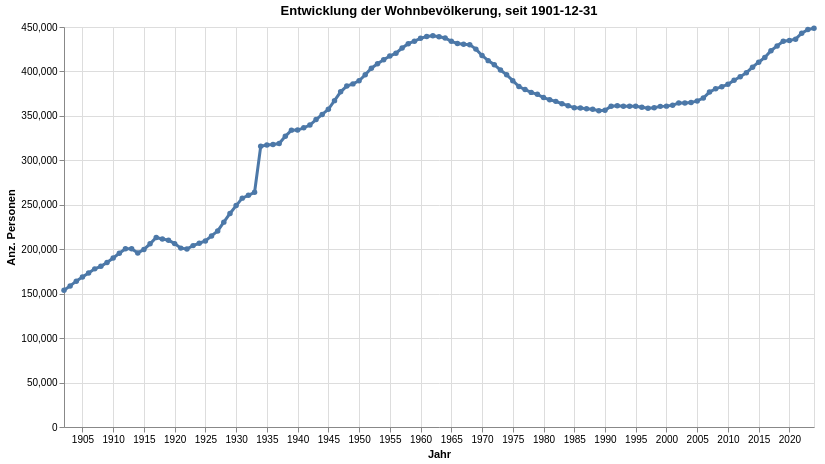

Here is the notebook cell this chart was saved with:
### Code cell
grafik1 = mypy_dv.plot_altair_multiline_highlight(
    data = myAgg1.reset_index()
    ,x = 'StichtagDatJahr:T'
    ,y = 'sum_WBev:Q'
    ,x_beschriftung = 'Jahr'
    , y_beschriftung = 'Anz. Personen'
    #,category = "KreisLang:N"
    #,category_beschriftung= 'Legende:'
    ,warning_status = "ignore" #always or ignore
    ,myTitle="Entwicklung der Wohnbevölkerung, seit "+data_min_date
)
grafik1

### Figure 1 — Vega-Lite specification as saved in the notebook (floating-point values rounded to 4 significant figures)
{"config": {"view": {"continuousWidth": 300, "continuousHeight": 300}}, "layer": [{"mark": {"type": "circle"}, "encoding": {"opacity": {"value": 1.3}, "tooltip": [{"field": "StichtagDatJahr", "type": "temporal"}, {"field": "sum_WBev", "type": "quantitative"}], "x": {"axis": {"title": "Jahr"}, "field": "StichtagDatJahr", "type": "temporal"}, "y": {"axis": {"title": "Anz. Personen"}, "field": "sum_WBev", "type": "quantitative"}}, "name": "view_1", "title": "Entwicklung der Wohnbevölkerung, seit 1901-12-31"}, {"mark": {"type": "line"}, "encoding": {"size": {"condition": {"test": {"not": {"param": "param_1"}}, "value": 1.2}, "value": 3}, "tooltip": [{"field": "StichtagDatJahr", "type": "temporal"}, {"field": "sum_WBev", "type": "quantitative"}], "x": {"axis": {"title": "Jahr"}, "field": "StichtagDatJahr", "type": "temporal"}, "y": {"axis": {"title": "Anz. Personen"}, "field": "sum_WBev", "type": "quantitative"}}, "title": "Entwicklung der Wohnbevölkerung, seit 1901-12-31"}], "data": {"name": "data-071bf2670204a3faf740bb8e2035d9e6"}, "height": 400, "params": [{"name": "param_1", "select": {"type": "point", "fields": [""], "nearest": true, "on": "pointerover"}, "views": ["view_1"]}], "width": 750, "$schema": "https://vega.github.io/schema/vega-lite/v5.8.0.json", "datasets": {"data-071bf2670204a3faf740bb8e2035d9e6": [{"StichtagDatJahr": "1902-01-01T00:00:00", "sum_WBev": 153741}, {"StichtagDatJahr": "1903-01-01T00:00:00", "sum_WBev": 158719}, {"StichtagDatJahr": "1904-01-01T00:00:00", "sum_WBev": 164060}, {"StichtagDatJahr": "1905-01-01T00:00:00", "sum_WBev": 168877}, {"StichtagDatJahr": "1906-01-01T00:00:00", "sum_WBev": 173283}, {"StichtagDatJahr": "1907-01-01T00:00:00", "sum_WBev": 177899}, {"StichtagDatJahr": "1908-01-01T00:00:00", "sum_WBev": 180722}, {"StichtagDatJahr": "1909-01-01T00:00:00", "sum_WBev": 185041}, {"StichtagDatJahr": "1910-01-01T00:00:00", "sum_WBev": 190092}, {"StichtagDatJahr": "1911-01-01T00:00:00", "sum_WBev": 195525}, {"StichtagDatJahr": "1912-01-01T00:00:00", "sum_WBev": 200462}, {"StichtagDatJahr": "1913-01-01T00:00:00", "sum_WBev": 200632}, {"StichtagDatJahr": "1914-01-01T00:00:00", "sum_WBev": 195867}, {"StichtagDatJahr": "1915-01-01T00:00:00", "sum_WBev": 199726}, {"StichtagDatJahr": "1916-01-01T00:00:00", "sum_WBev": 206073}, {"StichtagDatJahr": "1917-01-01T00:00:00", "sum_WBev": 213193}, {"StichtagDatJahr": "1918-01-01T00:00:00", "sum_WBev": 211421}, {"StichtagDatJahr": "1919-01-01T00:00:00", "sum_WBev": 210151}, {"StichtagDatJahr": "1920-01-01T00:00:00", "sum_WBev": 206299}, {"StichtagDatJahr": "1921-01-01T00:00:00", "sum_WBev": 201242}, {"StichtagDatJahr": "1922-01-01T00:00:00", "sum_WBev": 200289}, {"StichtagDatJahr": "1923-01-01T00:00:00", "sum_WBev": 204049}, {"StichtagDatJahr": "1924-01-01T00:00:00", "sum_WBev": 206719}, {"StichtagDatJahr": "1925-01-01T00:00:00", "sum_WBev": 209327}, {"StichtagDatJahr": "1926-01-01T00:00:00", "sum_WBev": 214959}, {"StichtagDatJahr": "1927-01-01T00:00:00", "sum_WBev": 220613}, {"StichtagDatJahr": "1928-01-01T00:00:00", "sum_WBev": 230476}, {"StichtagDatJahr": "1929-01-01T00:00:00", "sum_WBev": 240202}, {"StichtagDatJahr": "1930-01-01T00:00:00", "sum_WBev": 249067}, {"StichtagDatJahr": "1931-01-01T00:00:00", "sum_WBev": 257478}, {"StichtagDatJahr": "1932-01-01T00:00:00", "sum_WBev": 260694}, {"StichtagDatJahr": "1933-01-01T00:00:00", "sum_WBev": 264043}, {"StichtagDatJahr": "1934-01-01T00:00:00", "sum_WBev": 315864}, {"StichtagDatJahr": "1935-01-01T00:00:00", "sum_WBev": 317157}, {"StichtagDatJahr": "1936-01-01T00:00:00", "sum_WBev": 317712}, {"StichtagDatJahr": "1937-01-01T00:00:00", "sum_WBev": 318926}, {"StichtagDatJahr": "1938-01-01T00:00:00", "sum_WBev": 326979}, {"StichtagDatJahr": "1939-01-01T00:00:00", "sum_WBev": 333984}, {"StichtagDatJahr": "1940-01-01T00:00:00", "sum_WBev": 334026}, {"StichtagDatJahr": "1941-01-01T00:00:00", "sum_WBev": 336531}, {"StichtagDatJahr": "1942-01-01T00:00:00", "sum_WBev": 339721}, {"StichtagDatJahr": "1943-01-01T00:00:00", "sum_WBev": 345819}, {"StichtagDatJahr": "1944-01-01T00:00:00", "sum_WBev": 351679}, {"StichtagDatJahr": "1945-01-01T00:00:00", "sum_WBev": 357381}, {"StichtagDatJahr": "1946-01-01T00:00:00", "sum_WBev": 367171}, {"StichtagDatJahr": "1947-01-01T00:00:00", "sum_WBev": 377087}, {"StichtagDatJahr": "1948-01-01T00:00:00", "sum_WBev": 383568}, {"StichtagDatJahr": "1949-01-01T00:00:00", "sum_WBev": 386003}, {"StichtagDatJahr": "1950-01-01T00:00:00", "sum_WBev": 389573}, {"StichtagDatJahr": "1951-01-01T00:00:00", "sum_WBev": 396260}, {"StichtagDatJahr": "1952-01-01T00:00:00", "sum_WBev": 403625}, {"StichtagDatJahr": "1953-01-01T00:00:00", "sum_WBev": 408544}, {"StichtagDatJahr": "1954-01-01T00:00:00", "sum_WBev": 413044}, {"StichtagDatJahr": "1955-01-01T00:00:00", "sum_WBev": 417351}, {"StichtagDatJahr": "1956-01-01T00:00:00", "sum_WBev": 420489}, {"StichtagDatJahr": "1957-01-01T00:00:00", "sum_WBev": 426349}, {"StichtagDatJahr": "1958-01-01T00:00:00", "sum_WBev": 431242}, {"StichtagDatJahr": "1959-01-01T00:00:00", "sum_WBev": 434080}, {"StichtagDatJahr": "1960-01-01T00:00:00", "sum_WBev": 437273}, {"StichtagDatJahr": "1961-01-01T00:00:00", "sum_WBev": 439322}, {"StichtagDatJahr": "1962-01-01T00:00:00", "sum_WBev": 440180}, {"StichtagDatJahr": "1963-01-01T00:00:00", "sum_WBev": 439090}, {"StichtagDatJahr": "1964-01-01T00:00:00", "sum_WBev": 437630}, {"StichtagDatJahr": "1965-01-01T00:00:00", "sum_WBev": 433865}, {"StichtagDatJahr": "1966-01-01T00:00:00", "sum_WBev": 431533}, {"StichtagDatJahr": "1967-01-01T00:00:00", "sum_WBev": 430594}, {"StichtagDatJahr": "1968-01-01T00:00:00", "sum_WBev": 430155}, {"StichtagDatJahr": "1969-01-01T00:00:00", "sum_WBev": 425117}, {"StichtagDatJahr": "1970-01-01T00:00:00", "sum_WBev": 417972}, {"StichtagDatJahr": "1971-01-01T00:00:00", "sum_WBev": 412169}, {"StichtagDatJahr": "1972-01-01T00:00:00", "sum_WBev": 407647}, {"StichtagDatJahr": "1973-01-01T00:00:00", "sum_WBev": 401577}, {"StichtagDatJahr": "1974-01-01T00:00:00", "sum_WBev": 396261}, {"StichtagDatJahr": "1975-01-01T00:00:00", "sum_WBev": 389613}, {"StichtagDatJahr": "1976-01-01T00:00:00", "sum_WBev": 382999}, {"StichtagDatJahr": "1977-01-01T00:00:00", "sum_WBev": 379635}, {"StichtagDatJahr": "1978-01-01T00:00:00", "sum_WBev": 376447}, {"StichtagDatJahr": "1979-01-01T00:00:00", "sum_WBev": 374221}, {"StichtagDatJahr": "1980-01-01T00:00:00", "sum_WBev": 370618}, {"StichtagDatJahr": "1981-01-01T00:00:00", "sum_WBev": 368171}, {"StichtagDatJahr": "1982-01-01T00:00:00", "sum_WBev": 366340}, {"StichtagDatJahr": "1983-01-01T00:00:00", "sum_WBev": 363652}, {"StichtagDatJahr": "1984-01-01T00:00:00", "sum_WBev": 361493}, {"StichtagDatJahr": "1985-01-01T00:00:00", "sum_WBev": 359084}, {"StichtagDatJahr": "1986-01-01T00:00:00", "sum_WBev": 358873}, {"StichtagDatJahr": "1987-01-01T00:00:00", "sum_WBev": 358042}, {"StichtagDatJahr": "1988-01-01T00:00:00", "sum_WBev": 357360}, {"StichtagDatJahr": "1989-01-01T00:00:00", "sum_WBev": 355901}, {"StichtagDatJahr": "1990-01-01T00:00:00", "sum_WBev": 356352}, {"StichtagDatJahr": "1991-01-01T00:00:00", "sum_WBev": 360875}, {"StichtagDatJahr": "1992-01-01T00:00:00", "sum_WBev": 361488}, {"StichtagDatJahr": "1993-01-01T00:00:00", "sum_WBev": 360898}, {"StichtagDatJahr": "1994-01-01T00:00:00", "sum_WBev": 360848}, {"StichtagDatJahr": "1995-01-01T00:00:00", "sum_WBev": 360826}, {"StichtagDatJahr": "1996-01-01T00:00:00", "sum_WBev": 359648}, {"StichtagDatJahr": "1997-01-01T00:00:00", "sum_WBev": 358594}, {"StichtagDatJahr": "1998-01-01T00:00:00", "sum_WBev": 359073}, {"StichtagDatJahr": "1999-01-01T00:00:00", "sum_WBev": 360704}, {"StichtagDatJahr": "2000-01-01T00:00:00", "sum_WBev": 360980}, {"StichtagDatJahr": "2001-01-01T00:00:00", "sum_WBev": 362042}, {"StichtagDatJahr": "2002-01-01T00:00:00", "sum_WBev": 364558}, {"StichtagDatJahr": "2003-01-01T00:00:00", "sum_WBev": 364528}, {"StichtagDatJahr": "2004-01-01T00:00:00", "sum_WBev": 364977}, {"StichtagDatJahr": "2005-01-01T00:00:00", "sum_WBev": 366809}, {"StichtagDatJahr": "2006-01-01T00:00:00", "sum_WBev": 370062}, {"StichtagDatJahr": "2007-01-01T00:00:00", "sum_WBev": 376815}, {"StichtagDatJahr": "2008-01-01T00:00:00", "sum_WBev": 380499}, {"StichtagDatJahr": "2009-01-01T00:00:00", "sum_WBev": 382906}, {"StichtagDatJahr": "2010-01-01T00:00:00", "sum_WBev": 385468}, {"StichtagDatJahr": "2011-01-01T00:00:00", "sum_WBev": 390082}, {"StichtagDatJahr": "2012-01-01T00:00:00", "sum_WBev": 394012}, {"StichtagDatJahr": "2013-01-01T00:00:00", "sum_WBev": 398575}, {"StichtagDatJahr": "2014-01-01T00:00:00", "sum_WBev": 404783}, {"StichtagDatJahr": "2015-01-01T00:00:00", "sum_WBev": 410404}, {"StichtagDatJahr": "2016-01-01T00:00:00", "sum_WBev": 415682}, {"StichtagDatJahr": "2017-01-01T00:00:00", "sum_WBev": 423310}, {"StichtagDatJahr": "2018-01-01T00:00:00", "sum_WBev": 428737}, {"StichtagDatJahr": "2019-01-01T00:00:00", "sum_WBev": 434008}, {"StichtagDatJahr": "2020-01-01T00:00:00", "sum_WBev": 434736}, {"StichtagDatJahr": "2021-01-01T00:00:00", "sum_WBev": 436332}, {"StichtagDatJahr": "2022-01-01T00:00:00", "sum_WBev": 443037}, {"StichtagDatJahr": "2023-01-01T00:00:00", "sum_WBev": 447082}, {"StichtagDatJahr": "2024-01-01T00:00:00", "sum_WBev": 448664}]}}
